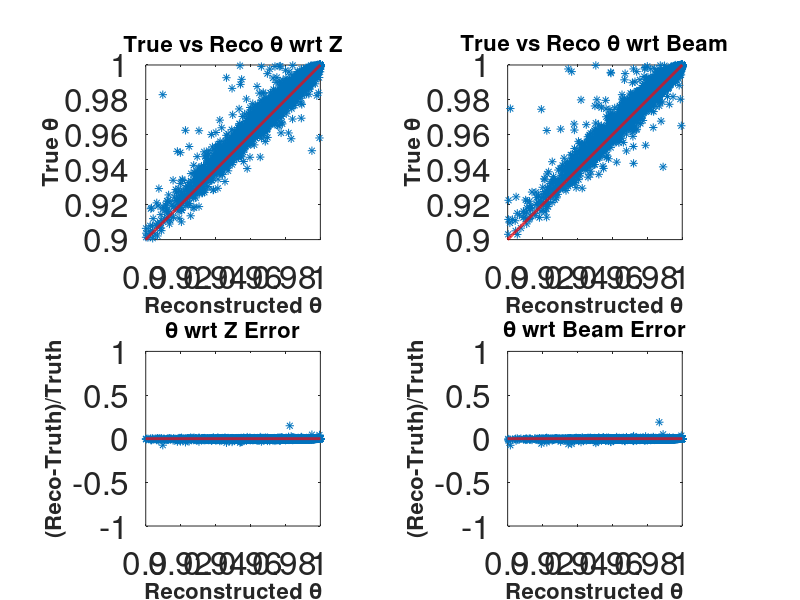

MATLAB code to generate this figure:
function [ ] = GetCosinePlots()

%% Read File and Get theta vectors
all_angles = load('MuonTheta.txt');

reco_theta = all_angles(:,1);
true_theta = all_angles(:,2);

reco_theta_beam = all_angles(:,3);
true_theta_beam = all_angles(:,4);

% Get Cosine Values
reco_theta = cos(reco_theta.*pi./180.0);
true_theta = cos(true_theta.*pi./180.0);
reco_theta_beam = cos(reco_theta_beam.*pi./180.0);
true_theta_beam = cos(true_theta_beam.*pi./180.0);

%% Plot

% Create figure
figure1 = figure;

subplot1 = subplot(2,2,1,'Parent',figure1,'FontSize',24);
box(subplot1,'on');
hold(subplot1,'all');
plot_comparison(subplot1, reco_theta, true_theta, 'Reconstructed \theta', 'True \theta', 'True vs Reco \theta wrt Z');

subplot2 = subplot(2,2,2,'Parent',figure1,'FontSize',24);
box(subplot2,'on');
hold(subplot2,'all');
plot_comparison(subplot2, reco_theta_beam, true_theta_beam, 'Reconstructed \theta', 'True \theta', 'True vs Reco \theta wrt Beam');

subplot3 = subplot(2,2,3,'Parent',figure1,'FontSize',24);
box(subplot3,'on');
hold(subplot3,'all');
plot_error(subplot3, reco_theta, true_theta, 'Reconstructed \theta', '(Reco-Truth)/Truth', '\theta wrt Z Error');

subplot4 = subplot(2,2,4,'Parent',figure1,'FontSize',24);
box(subplot4,'on');
hold(subplot4,'all');
plot_error(subplot4, reco_theta_beam, true_theta_beam, 'Reconstructed \theta', '(Reco-Truth)/Truth', '\theta wrt Beam Error');

end



function [] = plot_comparison(subplot, reco, truth, x_title, y_title, plot_title)
%% Plot Comparison

plot(reco,truth,'Parent',subplot,...
    'Marker','*',...
    'LineStyle','none');

axis('square');
xlim([0.9 1.0]);
ylim([0.9 1.0]);

title(plot_title,'FontWeight','bold','FontSize',16);
xlabel(x_title,'FontWeight','bold','FontSize',16);
ylabel(y_title,'FontWeight','bold','FontSize',16);

hold on;

x_line = linspace(0.9,1.0,1000);
y_line = x_line;
plot(x_line,y_line,'-r','LineWidth',2);

hold off;

end

function [] = plot_error(subplot, reco, truth, x_title, y_title, plot_title)
%% Plot Error

difference = (reco-truth)./truth;

plot(reco,difference,'Parent',subplot,...
    'Marker','*',...
    'LineStyle','none');

axis('square');
xlim([0.9 1.0]);
ylim([-1 1]);

title(plot_title,'FontWeight','bold','FontSize',16);
xlabel(x_title,'FontWeight','bold','FontSize',16);
ylabel(y_title,'FontWeight','bold','FontSize',16);

hold on;

x_line = linspace(0.9,1.0,1000);
y_line = linspace(0,0,1000);
plot(x_line,y_line,'-r','LineWidth',2);

hold off;

end



